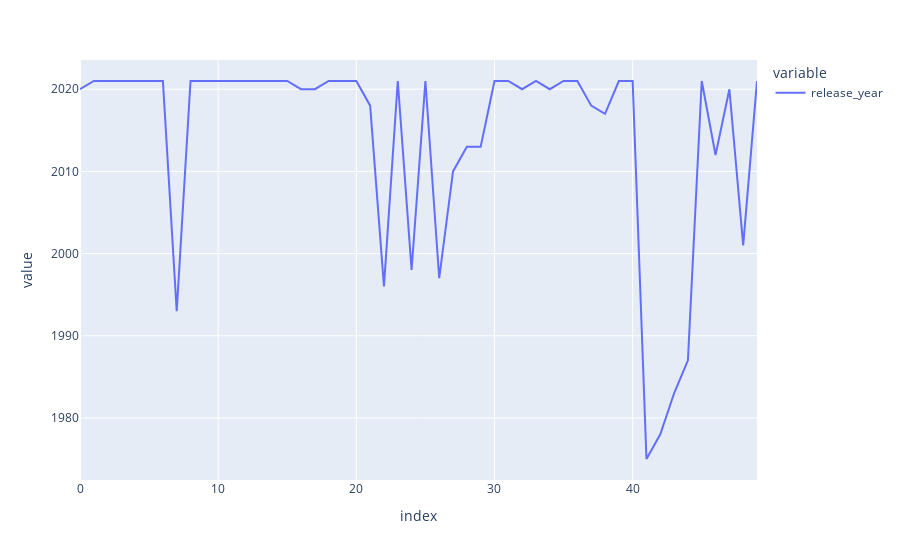

Notebook code for this chart:
### Code cell
px.line(df.release_year.head(50))

### Figure 1 — Plotly figure (JSON) as saved in the notebook; plotly's stock layout.template omitted (floating-point values rounded to 4 significant figures)
{"data": [{"hovertemplate": "variable=release_year<br>index=%{x}<br>value=%{y}<extra></extra>", "legendgroup": "release_year", "line": {"color": "#636efa", "dash": "solid"}, "marker": {"symbol": "circle"}, "mode": "lines", "name": "release_year", "orientation": "v", "showlegend": true, "type": "scatter", "x": [0, 1, 2, 3, 4, 5, 6, 7, 8, 9, 10, 11, 12, 13, 14, 15, 16, 17, 18, 19, 20, 21, 22, 23, 24, 25, 26, 27, 28, 29, 30, 31, 32, 33, 34, 35, 36, 37, 38, 39, 40, 41, 42, 43, 44, 45, 46, 47, 48, 49], "xaxis": "x", "y": [2020, 2021, 2021, 2021, 2021, 2021, 2021, 1993, 2021, 2021, 2021, 2021, 2021, 2021, 2021, 2021, 2020, 2020, 2021, 2021, 2021, 2018, 1996, 2021, 1998, 2021, 1997, 2010, 2013, 2013, 2021, 2021, 2020, 2021, 2020, 2021, 2021, 2018, 2017, 2021, 2021, 1975, 1978, 1983, 1987, 2021, 2012, 2020, 2001, 2021], "yaxis": "y"}], "layout": {"legend": {"title": {"text": "variable"}, "tracegroupgap": 0}, "margin": {"t": 60}, "xaxis": {"anchor": "y", "domain": [0, 1], "title": {"text": "index"}}, "yaxis": {"anchor": "x", "domain": [0, 1], "title": {"text": "value"}}}}
